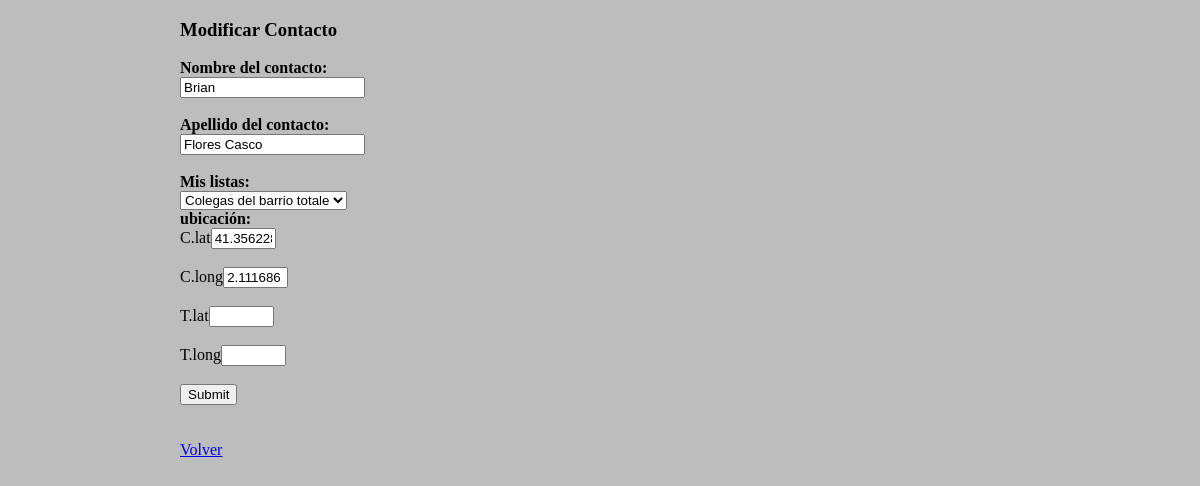
Page /modificarContacto.php?idCont=1 (signed in) on the committed database.
### tables this page shows
CREATE TABLE IF NOT EXISTS `contacto` (
`id_contacto` int(11) NOT NULL,
  `nombre_contacto` varchar(20) DEFAULT NULL,
  `apellidos_contacto` varchar(40) DEFAULT NULL,
  `id_ubicacion` int(11) DEFAULT NULL,
  `id_lista` int(11) DEFAULT NULL
);

CREATE TABLE IF NOT EXISTS `ubicacion` (
`id_ubicacion` int(11) NOT NULL,
  `casa_lat` varchar(30) DEFAULT NULL,
  `casa_lon` varchar(30) DEFAULT NULL,
  `trabajo_lat` varchar(30) DEFAULT NULL,
  `trabajo_lon` varchar(30) DEFAULT NULL
);

### modificarContacto.php (the view, shortened to what this page needs)
<?php
  	include("conexion.php");
  	$sql="SELECT contacto.*, ubicacion.*, lista.* FROM contacto INNER JOIN ubicacion ON contacto.id_ubicacion=ubicacion.id_ubicacion INNER JOIN lista ON contacto.id_lista=lista.id_lista WHERE id_contacto=$_REQUEST[idCont]";
	$datos = mysqli_query($con, $sql);
?>
<!DOCTYPE html>
<html>
	<head>
		<link rel="stylesheet" type="text/css" href="style.css">
	</head>
	<body>
		<?php
		if(mysqli_num_rows($datos)>0){
			$prod=mysqli_fetch_array($datos);
		?>
			<article>
				<h3>Modificar Contacto</h3>
			</article>
			<article id = "Contactform">
				<form name="formModContacto" action="modificarContacto.proc.php" method="POST">
					<strong>Nombre del contacto:</strong><br/>
					<input type="text" name="nomCont" size="20" maxlength="25" value="<?php echo $prod['nombre_contacto']; ?>"required/><br/><br/>
					<strong>Apellido del contacto:</strong><br/>
					<input type="text" name="apellCont" size="20" maxlength="25" value="<?php echo $prod['apellidos_contacto']; ?>"/><br/><br/>
					<strong>Mis listas:</strong><br/>
					<select name="idlista">
							<?php
							$con = mysqli_connect('localhost', 'root', 'DAW22015', 'bd_mycontacts');
							$sql = mysqli_query($con, "SELECT * FROM lista, usuario WHERE `lista`.`id_usuario` = '$_SESSION[id]' AND `usuario`.`mail_usuario` = '$_SESSION[mail]'");
							while($dato=mysqli_fetch_array($sql)) {
							echo "<option value=\"$dato[id_lista]\">$dato[nombre_lista]</option>";
							}
							?>
					</select>
					<br/>
					<strong>ubicación:</strong><br/>
					C.lat<input type="text" name="casalatCont" size="5" maxlength="8" value="<?php echo $prod['casa_lat']; ?>"/><br/><br/>
					C.long<input type="text" name="casalonCont" size="5" maxlength="8" value="<?php echo $prod['casa_lon']; ?>"/><br/><br/>
					T.lat<input type="text" name="trabajolatCont" size="5" maxlength="8" value="<?php echo $prod['trabajo_lat']; ?>"/><br/><br/>
					T.long<input type="text" name="trabajolonCont" size="5" maxlength="8" value="<?php echo $prod['trabajo_lon']; ?>"/><br/><br/>
					<input id="botonFormModContacto" type="submit" value="Submit">
				</form>
			</article>
		<?php
		} else {
			echo "Usuario con id=$_REQUEST[idCont] no encontrado!";
		}
		?>
		<br/><br/>
		<article>
			<a font color= "black" href="gestionarcontactos.php">Volver</a>
		</article>
	</body>
</html>

### style.css (style rules this page uses)
body { margin: 1% 15% 0 15%; background-color: #BDBDBD; }

### rows in the picture
contacto: nomCont "Brian", apellCont "Flores Casco", casalatCont "41.356228", casalonCont "2.111686"

### other values in the picture
form field idlista "Colegas del barrio totale"
